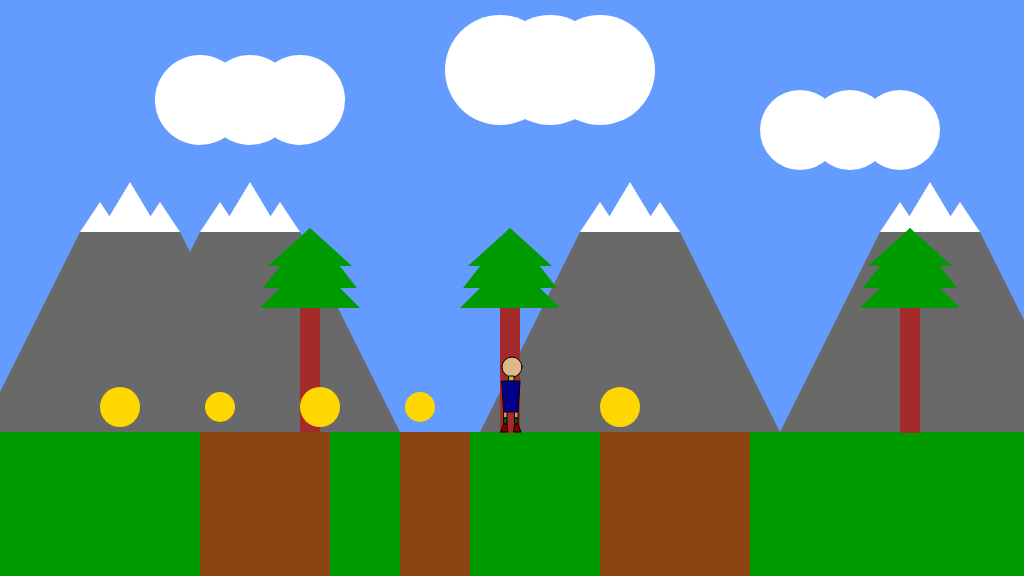
Frame 1 (no input)
Frame 60 (no input): identical to frame 1, image omitted
Frame 120 (the mouse pressed at the canvas centre since frame 60): identical to frame 1, image omitted

The p5.js sketch that drew this single still picture (run headless with seeded random() and noise() and a simulated clock; from frame 60 on, the mouse is pressed at the canvas centre):

// p5.js sketch
// ── sketch.js
/*

The Game Project-4-Side Scrolling

*/

// the code written within the begin and end comments is written by me without assistance.
// begin

var gameChar_x;
var gameChar_y;
var floorPos_y;

var collectable;
var canyon;

var isLeft;
var isRight;
var isFalling;
var isPlummeting;

var trees_x;
var treePos_y;
var clouds;
var mountains;
var cameraPosX;

var collectables;
var canyons;

function setup() {
  createCanvas(1024, 576);
  floorPos_y = (height * 3) / 4;
  gameChar_x = width / 2;
  gameChar_y = floorPos_y;

  isLeft = false;
  isRight = false;
  isFalling = false;
  isPlummeting = false;

  collectable = {
    x_pos: 100,
    y_pos: floorPos_y - 25,
    size: 50,
    isFound: false,
  };

  canyon = {
    x_pos: 200,
    width: 100,
  };

  trees_x = [300, 500, 900, 1150];
  treePos_y = height / 2;

  clouds = {
    x_pos: [0, 300, 600],
    y_pos: [100, 70, 130],
    size: [90, 110, 80],
  };

  mountains = {
    x_pos: [-400, -280, 100, 400],
    y_pos: 100,
  };

  cameraPosX = 0;

  collectables = [
    {
      x_pos: 100,
      y_pos: floorPos_y - 25,
      size: 40,
      isFound: false,
    },
    {
      x_pos: 200,
      y_pos: floorPos_y - 25,
      size: 30,
      isFound: false,
    },
    {
      x_pos: 300,
      y_pos: floorPos_y - 25,
      size: 40,
      isFound: false,
    },
    {
      x_pos: 400,
      y_pos: floorPos_y - 25,
      size: 30,
      isFound: false,
    },
    {
      x_pos: 600,
      y_pos: floorPos_y - 25,
      size: 40,
      isFound: false,
    },
  ];

  canyons = [
    {
      x_pos: 200,
      width: 130,
    },
    {
      x_pos: 400,
      width: 70,
    },
    {
      x_pos: 600,
      width: 150,
    },
  ];
}

function draw() {
  cameraPosX = gameChar_x - width / 2;
  background(100, 155, 255); //fill the sky blue

  noStroke();
  fill(0, 155, 0);
  rect(0, floorPos_y, width, height - floorPos_y); //draw some green ground

  push();
  translate(-cameraPosX, 0);

  // draw mountains
  drawMountains();

  // draw trees
  drawTrees();

  // draw clouds
  drawClouds();

  // check collectable
  for (var i = 0; i < collectables.length; i++) {
    checkCollectable(collectables[i]);
  }

  //draw the canyon
  for (var i = 0; i < canyons.length; i++) {
    drawCanyon(canyons[i]);
  }

  //the game character
  stroke(0);
  if (isLeft && isFalling) {
    // add your jumping-left code
    // face
    fill(222, 184, 135);
    ellipse(gameChar_x, gameChar_y - 65, 20);

    // neck
    fill(189, 183, 107);
    rect(gameChar_x - 3, gameChar_y - 56, 5, 5);

    // torso

    fill(0, 0, 139);
    quad(
      gameChar_x - 10,
      gameChar_y - 51,
      gameChar_x + 8,
      gameChar_y - 51,
      gameChar_x + 6,
      gameChar_y - 20,
      gameChar_x - 8,
      gameChar_y - 20
    );

    // Legs

    // Left Side

    // Thigh
    fill(233, 150, 122);
    quad(
      gameChar_x - 8,
      gameChar_y - 20,
      gameChar_x - 5,
      gameChar_y - 20,
      gameChar_x - 10,
      gameChar_y - 15,
      gameChar_x - 12,
      gameChar_y - 15
    );

    //Calf
    fill(0, 100, 0);
    rect(gameChar_x - 12, gameChar_y - 15, 3, 4);
    // Foot

    fill(128, 0, 0);
    quad(
      gameChar_x - 12,
      gameChar_y - 11,
      gameChar_x - 9,
      gameChar_y - 11,
      gameChar_x - 8,
      gameChar_y - 3,
      gameChar_x - 15,
      gameChar_y - 3
    );

    // Right Side

    // Thigh
    fill(233, 150, 122);
    quad(
      gameChar_x + 1,
      gameChar_y - 20,
      gameChar_x + 4,
      gameChar_y - 20,
      gameChar_x - 1,
      gameChar_y - 15,
      gameChar_x - 3,
      gameChar_y - 15
    );

    //Calf
    fill(0, 100, 0);
    rect(gameChar_x - 3, gameChar_y - 15, 3, 4);
    // Foot

    fill(128, 0, 0);
    quad(
      gameChar_x - 3,
      gameChar_y - 11,
      gameChar_x,
      gameChar_y - 11,
      gameChar_x + 1,
      gameChar_y - 3,
      gameChar_x - 6,
      gameChar_y - 3
    );
  } else if (isRight && isFalling) {
    // add your jumping-right
    // face
    fill(222, 184, 135);
    ellipse(gameChar_x, gameChar_y - 65, 20);

    // neck
    fill(189, 183, 107);
    rect(gameChar_x - 3, gameChar_y - 56, 5, 5);

    // torso

    fill(0, 0, 139);
    quad(
      gameChar_x - 10,
      gameChar_y - 51,
      gameChar_x + 8,
      gameChar_y - 51,
      gameChar_x + 6,
      gameChar_y - 20,
      gameChar_x - 8,
      gameChar_y - 20
    );

    // Legs

    // Left Side

    // Thigh
    fill(233, 150, 122);
    quad(
      gameChar_x - 8,
      gameChar_y - 20,
      gameChar_x - 4,
      gameChar_y - 20,
      gameChar_x - 2,
      gameChar_y - 16,
      gameChar_x - 6,
      gameChar_y - 16
    );

    //Calf
    fill(0, 100, 0);
    rect(gameChar_x - 6, gameChar_y - 16, 3, 4);
    // Foot

    fill(128, 0, 0);
    quad(
      gameChar_x - 6,
      gameChar_y - 12,
      gameChar_x - 3,
      gameChar_y - 12,
      gameChar_x - 1,
      gameChar_y - 4,
      gameChar_x - 7,
      gameChar_y - 4
    );

    // Right Side

    // Thigh
    fill(233, 150, 122);
    quad(
      gameChar_x + 4,
      gameChar_y - 20,
      gameChar_x + 8,
      gameChar_y - 20,
      gameChar_x + 10,
      gameChar_y - 16,
      gameChar_x + 6,
      gameChar_y - 16
    );

    //Calf
    fill(0, 100, 0);
    rect(gameChar_x + 6, gameChar_y - 16, 3, 4);

    // Foot
    fill(128, 0, 0);
    quad(
      gameChar_x + 6,
      gameChar_y - 12,
      gameChar_x + 9,
      gameChar_y - 12,
      gameChar_x + 12,
      gameChar_y - 4,
      gameChar_x + 5,
      gameChar_y - 4
    );
  } else if (isLeft) {
    // add your walking left code
    // face
    fill(222, 184, 135);
    ellipse(gameChar_x, gameChar_y - 65, 20);

    // neck
    fill(189, 183, 107);
    rect(gameChar_x - 3, gameChar_y - 56, 5, 5);

    // torso

    fill(0, 0, 139);
    quad(
      gameChar_x - 10,
      gameChar_y - 51,
      gameChar_x + 8,
      gameChar_y - 51,
      gameChar_x + 6,
      gameChar_y - 20,
      gameChar_x - 8,
      gameChar_y - 20
    );

    // Legs

    // Left Side

    // Thigh
    fill(233, 150, 122);
    quad(
      gameChar_x - 8,
      gameChar_y - 20,
      gameChar_x - 5,
      gameChar_y - 20,
      gameChar_x - 10,
      gameChar_y - 15,
      gameChar_x - 12,
      gameChar_y - 15
    );

    //Calf
    fill(0, 100, 0);
    rect(gameChar_x - 12, gameChar_y - 15, 3, 5);
    // Foot

    fill(128, 0, 0);
    quad(
      gameChar_x - 12,
      gameChar_y - 10,
      gameChar_x - 9,
      gameChar_y - 10,
      gameChar_x - 8,
      gameChar_y - 2,
      gameChar_x - 15,
      gameChar_y - 2
    );

    // Right Side

    // Thigh
    fill(233, 150, 122);
    quad(
      gameChar_x + 3,
      gameChar_y - 20,
      gameChar_x + 6,
      gameChar_y - 20,
      gameChar_x + 6,
      gameChar_y - 14,
      gameChar_x + 3,
      gameChar_y - 14
    );

    //Calf
    fill(0, 100, 0);
    quad(
      gameChar_x + 3,
      gameChar_y - 14,
      gameChar_x + 6,
      gameChar_y - 14,
      gameChar_x + 6,
      gameChar_y - 8,
      gameChar_x + 3,
      gameChar_y - 8
    );

    // Foot

    fill(128, 0, 0);
    quad(
      gameChar_x + 3,
      gameChar_y - 8,
      gameChar_x + 6,
      gameChar_y - 8,
      gameChar_x + 7,
      gameChar_y,
      gameChar_x,
      gameChar_y
    );
  } else if (isRight) {
    // add your walking right code
    // face
    fill(222, 184, 135);
    ellipse(gameChar_x, gameChar_y - 65, 20);

    // neck
    fill(189, 183, 107);
    rect(gameChar_x - 3, gameChar_y - 56, 5, 5);

    // torso

    fill(0, 0, 139);
    quad(
      gameChar_x - 10,
      gameChar_y - 51,
      gameChar_x + 8,
      gameChar_y - 51,
      gameChar_x + 6,
      gameChar_y - 20,
      gameChar_x - 8,
      gameChar_y - 20
    );

    // Legs

    // Left Side

    // Thigh
    fill(233, 150, 122);
    quad(
      gameChar_x - 8,
      gameChar_y - 20,
      gameChar_x - 5,
      gameChar_y - 20,
      gameChar_x - 5,
      gameChar_y - 14,
      gameChar_x - 8,
      gameChar_y - 14
    );

    //Calf
    fill(0, 100, 0);
    quad(
      gameChar_x - 8,
      gameChar_y - 14,
      gameChar_x - 5,
      gameChar_y - 14,
      gameChar_x - 5,
      gameChar_y - 8,
      gameChar_x - 8,
      gameChar_y - 8
    );

    // Foot

    fill(128, 0, 0);
    quad(
      gameChar_x - 8,
      gameChar_y - 8,
      gameChar_x - 5,
      gameChar_y - 8,
      gameChar_x - 2,
      gameChar_y,
      gameChar_x - 9,
      gameChar_y
    );

    // Right Side

    // Thigh
    fill(233, 150, 122);
    quad(
      gameChar_x + 3,
      gameChar_y - 20,
      gameChar_x + 6,
      gameChar_y - 20,
      gameChar_x + 8,
      gameChar_y - 13,
      gameChar_x + 5,
      gameChar_y - 13
    );

    //Calf
    fill(0, 100, 0);
    quad(
      gameChar_x + 5,
      gameChar_y - 13,
      gameChar_x + 8,
      gameChar_y - 13,
      gameChar_x + 8,
      gameChar_y - 8,
      gameChar_x + 5,
      gameChar_y - 8
    );

    // Foot

    fill(128, 0, 0);
    quad(
      gameChar_x + 5,
      gameChar_y - 8,
      gameChar_x + 8,
      gameChar_y - 8,
      gameChar_x + 11,
      gameChar_y - 1,
      gameChar_x + 4,
      gameChar_y - 1
    );
  } else if (isFalling || isPlummeting) {
    // add your jumping facing forwards code
    fill(222, 184, 135);
    ellipse(gameChar_x, gameChar_y - 65, 20);

    // neck
    fill(189, 183, 107);
    rect(gameChar_x - 3, gameChar_y - 56, 5, 5);

    // torso

    fill(0, 0, 139);
    quad(
      gameChar_x - 10,
      gameChar_y - 51,
      gameChar_x + 8,
      gameChar_y - 51,
      gameChar_x + 6,
      gameChar_y - 20,
      gameChar_x - 8,
      gameChar_y - 20
    );

    // Legs

    // Left Side

    // Thigh
    fill(233, 150, 122);
    quad(
      gameChar_x - 8,
      gameChar_y - 25,
      gameChar_x - 5,
      gameChar_y - 25,
      gameChar_x - 5,
      gameChar_y - 19,
      gameChar_x - 8,
      gameChar_y - 19
    );

    // Calf
    fill(0, 100, 0);
    quad(
      gameChar_x - 8,
      gameChar_y - 19,
      gameChar_x - 5,
      gameChar_y - 19,
      gameChar_x - 6,
      gameChar_y - 13,
      gameChar_x - 9,
      gameChar_y - 13
    );

    // Foot
    fill(128, 0, 0);
    quad(
      gameChar_x - 9,
      gameChar_y - 13,
      gameChar_x - 6,
      gameChar_y - 13,
      gameChar_x - 5,
      gameChar_y - 5,
      gameChar_x - 12,
      gameChar_y - 5
    );

    // Right Side

    // Thigh
    fill(233, 150, 122);
    quad(
      gameChar_x + 3,
      gameChar_y - 25,
      gameChar_x + 6,
      gameChar_y - 25,
      gameChar_x + 6,
      gameChar_y - 19,
      gameChar_x + 3,
      gameChar_y - 19
    );

    // Calf
    fill(0, 100, 0);
    quad(
      gameChar_x + 3,
      gameChar_y - 19,
      gameChar_x + 6,
      gameChar_y - 19,
      gameChar_x + 7,
      gameChar_y - 13,
      gameChar_x + 4,
      gameChar_y - 13
    );

    // Foot
    fill(128, 0, 0);
    quad(
      gameChar_x + 4,
      gameChar_y - 13,
      gameChar_x + 7,
      gameChar_y - 13,
      gameChar_x + 10,
      gameChar_y - 5,
      gameChar_x + 3,
      gameChar_y - 5
    );
  } else {
    // add your standing front facing code
    // face
    fill(222, 184, 135);
    ellipse(gameChar_x, gameChar_y - 65, 20);

    // neck
    fill(189, 183, 107);
    rect(gameChar_x - 3, gameChar_y - 56, 5, 5);

    // torso

    fill(0, 0, 139);
    quad(
      gameChar_x - 10,
      gameChar_y - 51,
      gameChar_x + 8,
      gameChar_y - 51,
      gameChar_x + 6,
      gameChar_y - 20,
      gameChar_x - 8,
      gameChar_y - 20
    );

    // Legs

    // Left Side

    // Thigh
    fill(233, 150, 122);
    quad(
      gameChar_x - 8,
      gameChar_y - 20,
      gameChar_x - 5,
      gameChar_y - 20,
      gameChar_x - 5,
      gameChar_y - 14,
      gameChar_x - 8,
      gameChar_y - 14
    );

    //Calf
    fill(0, 100, 0);
    quad(
      gameChar_x - 8,
      gameChar_y - 14,
      gameChar_x - 5,
      gameChar_y - 14,
      gameChar_x - 5,
      gameChar_y - 8,
      gameChar_x - 8,
      gameChar_y - 8
    );

    // Foot

    fill(128, 0, 0);
    quad(
      gameChar_x - 8,
      gameChar_y - 8,
      gameChar_x - 5,
      gameChar_y - 8,
      gameChar_x - 4,
      gameChar_y,
      gameChar_x - 11,
      gameChar_y
    );
    // Right Side

    // Thigh
    fill(233, 150, 122);
    quad(
      gameChar_x + 3,
      gameChar_y - 20,
      gameChar_x + 6,
      gameChar_y - 20,
      gameChar_x + 6,
      gameChar_y - 14,
      gameChar_x + 3,
      gameChar_y - 14
    );

    //Calf
    fill(0, 100, 0);
    quad(
      gameChar_x + 3,
      gameChar_y - 14,
      gameChar_x + 6,
      gameChar_y - 14,
      gameChar_x + 6,
      gameChar_y - 8,
      gameChar_x + 3,
      gameChar_y - 8
    );

    // Foot

    fill(128, 0, 0);
    quad(
      gameChar_x + 3,
      gameChar_y - 8,
      gameChar_x + 6,
      gameChar_y - 8,
      gameChar_x + 9,
      gameChar_y,
      gameChar_x + 2,
      gameChar_y
    );
  }

  pop();

  //conditional statements to move the game character
  if (!isPlummeting) {
    if (isLeft) {
      gameChar_x -= 5;
    }
    if (isRight) {
      gameChar_x += 5;
    }
  }

  if (gameChar_y < floorPos_y) {
    gameChar_y += 2;
    isFalling = true;
  } else {
    isFalling = false;
  }

  // Falling down the canyon
  for (var i = 0; i < canyons.length; i++) {
    checkCanyon(canyons[i]);
  }

  // Make character fall when plummeting
  if (isPlummeting) {
    gameChar_y += 5;
  }
}

function keyPressed() {
  // if statements to control the animation of the character when
  // keys are pressed.
  if ((keyCode == 37 || keyCode == 65) && !isPlummeting) {
    isLeft = true;
  } else if ((keyCode == 39 || keyCode == 83) && !isPlummeting) {
    isRight = true;
  } else if ((keyCode == 32 || keyCode == 87) && !isFalling && !isPlummeting) {
    gameChar_y -= 100;
  }
}

function keyReleased() {
  // if statements to control the animation of the character when
  // keys are released.

  if (keyCode == 37 || keyCode == 65) {
    isLeft = false;
  } else if (keyCode == 39 || keyCode == 83) {
    isRight = false;
  }
}

function drawMountains() {
  for (var i = 0; i < mountains.x_pos.length; i++) {
    fill(105, 105, 105);
    quad(
      mountains.x_pos[i] + 380,
      mountains.y_pos + 332,
      mountains.x_pos[i] + 480,
      mountains.y_pos + 132,
      mountains.x_pos[i] + 580,
      mountains.y_pos + 132,
      mountains.x_pos[i] + 680,
      mountains.y_pos + 332
    );
    fill(255);
    triangle(
      mountains.x_pos[i] + 480,
      mountains.y_pos + 132,
      mountains.x_pos[i] + 500,
      mountains.y_pos + 102,
      mountains.x_pos[i] + 520,
      mountains.y_pos + 132
    );
    triangle(
      mountains.x_pos[i] + 500,
      mountains.y_pos + 132,
      mountains.x_pos[i] + 530,
      mountains.y_pos + 82,
      mountains.x_pos[i] + 560,
      mountains.y_pos + 132
    );
    triangle(
      mountains.x_pos[i] + 540,
      mountains.y_pos + 132,
      mountains.x_pos[i] + 560,
      mountains.y_pos + 102,
      mountains.x_pos[i] + 580,
      mountains.y_pos + 132
    );
  }
}

function drawTrees() {
  for (var i = 0; i < trees_x.length; i++) {
    fill(165, 42, 42);
    rect(trees_x[i], treePos_y, 20, 145);
    fill(0, 155, 0);
    triangle(
      trees_x[i] - 40,
      treePos_y + 20,
      trees_x[i] + 10,
      treePos_y - 30,
      trees_x[i] + 60,
      treePos_y + 20
    );
    triangle(
      trees_x[i] - 37,
      treePos_y,
      trees_x[i] + 10,
      treePos_y - 60,
      trees_x[i] + 57,
      treePos_y
    );
    triangle(
      trees_x[i] - 32,
      treePos_y - 22,
      trees_x[i] + 10,
      treePos_y - 60,
      trees_x[i] + 52,
      treePos_y - 22
    );
  }
}

function drawClouds() {
  for (var i = 0; i < clouds.x_pos.length; i++) {
    fill(255);
    ellipse(clouds.x_pos[i] + 200, clouds.y_pos[i], clouds.size[i]);
    ellipse(clouds.x_pos[i] + 250, clouds.y_pos[i], clouds.size[i]);
    ellipse(clouds.x_pos[i] + 300, clouds.y_pos[i], clouds.size[i]);
  }
}

function drawCanyon(t_canyon) {
  fill(139, 69, 19);
  rect(t_canyon.x_pos, floorPos_y, t_canyon.width, height - floorPos_y);
}

function checkCanyon(t_canyon) {
  if (
    gameChar_x > t_canyon.x_pos &&
    gameChar_x < t_canyon.x_pos + t_canyon.width &&
    gameChar_y >= floorPos_y
  ) {
    isPlummeting = true;
  }
}

function drawCollectable(t_collectable) {
  fill(255, 215, 0);
  ellipse(
    t_collectable.x_pos + 20,
    t_collectable.y_pos,
    t_collectable.size,
    t_collectable.size
  );
}

function checkCollectable(t_collectable) {
  if (
    dist(gameChar_x, gameChar_y, t_collectable.x_pos, t_collectable.y_pos) < 50
  ) {
    t_collectable.isFound = true;
  }
  if (t_collectable.isFound == false) {
    drawCollectable(t_collectable);
  }
}

// end
